Frame 1 (no input): blank canvas, image omitted
Frame 60 (the mouse pressed at the canvas centre just before this capture): blank canvas, image omitted
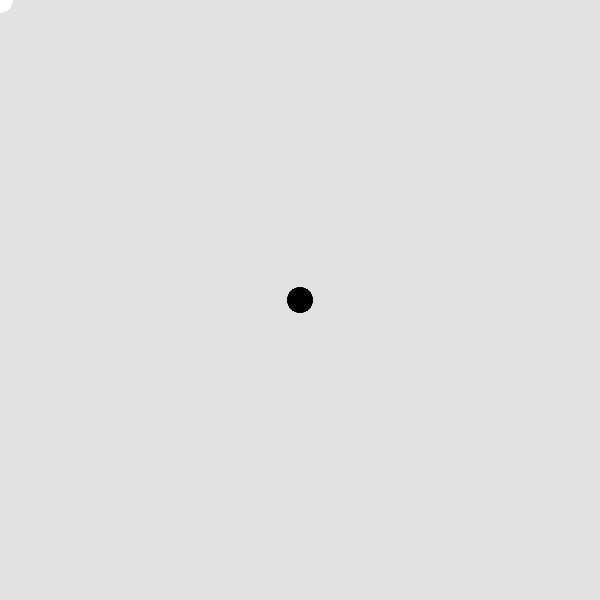
Frame 120 (the mouse held since frame 60 and released just before this capture)

The Processing sketch whose frames 1 and 60 were blank and that drew this single picture after the mouse press (run headless with seeded random() and noise(); from frame 60 on, the mouse is pressed at the canvas centre):

// Processing sketch: processing_122686
// ── processing_122686.pde

void setup() { 
  size(600, 600); 
  noStroke(); 
  background(225); 
  fill(225); 
} 

void draw() { 
  fill(255); //siroenn
  
 if (mousePressed) {
  fill(0);
 } ellipse(mouseX,mouseY,25,25);//kuroenn
} 


void keyPressed(){ 
  switch(key) {
    case 'z':  //zennkesi
    background(225);        
    break;
    
    case 'r': //aka   
    stroke(255,0,0);  
    break;    
    
    case 'b': //ao
    stroke(0,0,255);  
    break;  
    
    case 'g': //midori   
    stroke(0,255,0);  
    break; 
  } 
} 
